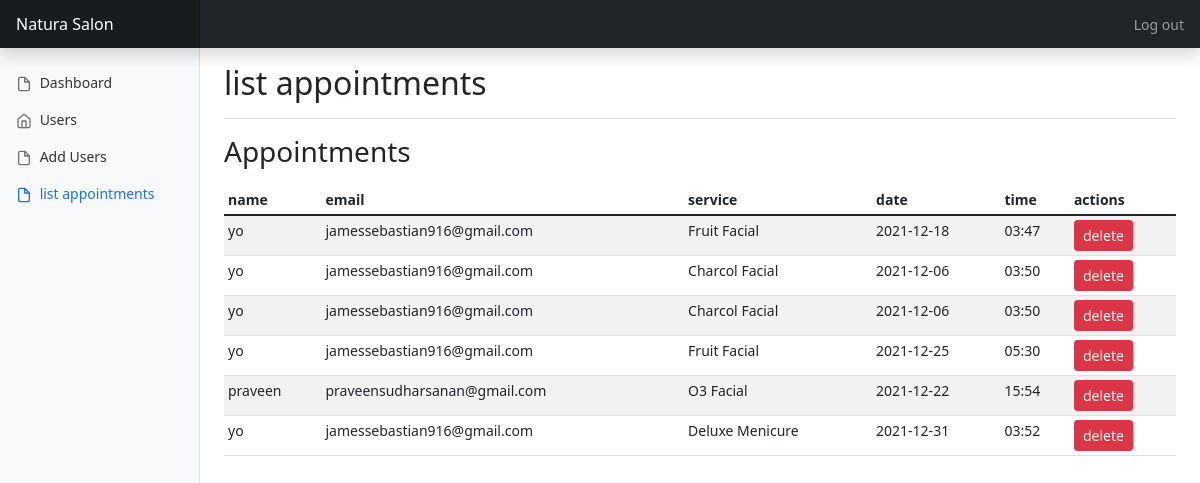
Screenshot of /admin-listAppointments.php (signed in) with the database file from the repository.
### tables this page shows
CREATE TABLE `appointments` (
  `id` int(11) NOT NULL,
  `service` varchar(100) DEFAULT NULL,
  `apt_date` varchar(20) DEFAULT NULL,
  `apt_time` varchar(20) DEFAULT NULL,
  `user_id` int(11) DEFAULT NULL,
  `creation_date` timestamp NOT NULL DEFAULT current_timestamp(),
  `modification_date` timestamp NOT NULL DEFAULT current_timestamp() ON UPDATE current_timestamp()
);

CREATE TABLE `users` (
  `id` int(11) NOT NULL,
  `name` varchar(100) NOT NULL CHECK (octet_length(`name`) > 0),
  `type` enum('admin','customer') NOT NULL CHECK (octet_length(`type`) > 0),
  `email` varchar(100) NOT NULL CHECK (octet_length(`email`) > 0),
  `password` text NOT NULL CHECK (octet_length(`password`) > 0),
  `creation_date` timestamp NOT NULL DEFAULT current_timestamp(),
  `modification_date` timestamp NOT NULL DEFAULT current_timestamp() ON UPDATE current_timestamp()
);

### models/appointments.php (called while the page is built, shortened)
<?php
function getAllAppointmentsList()
{
    global $conn;
    $sql = "SELECT
    			ap.id,
    			u.name,
    			u.email,
				ap.service,
				ap.apt_date,
				ap.apt_time
    		FROM users u
    		JOIN appointments ap
    		ON u.id=ap.user_id;";
    $result = $conn->query($sql);
    return $result;
}

### templates/appointmentsListingTable.php (the view, shortened to what this page needs)
<div class="table-responsive">
  <table class="table table-striped table-sm">
    <thead>
      <tr>
        <th scope="col">name</th>
        <th scope="col">email</th>
        <th scope="col">service</th>
        <th scope="col">date</th>
        <th scope="col">time</th>
        <th>actions</th>
      </tr>
    </thead>
    <tbody>
      <?php while($row = $result->fetch_assoc()) {?>
      <tr>
        <td><?php echo $row['name']; ?></td>
        <td><?php echo $row['email']; ?></td>
        <td><?php echo $row['service']; ?></td>
        <td><?php echo $row['apt_date']; ?></td>
        <td><?php echo $row['apt_time']; ?></td>
        <td>
          <form style="display: inline;" method="post" action="<?php echo htmlspecialchars($_SERVER["PHP_SELF"]);?>">
            <input type="submit" value="delete" class="btn btn-danger btn-sm">
          </form>
        </td>
      </tr>
       <?php } ?>
    </tbody>
  </table>
</div>

### dashboard.css (style rules this page uses)
body { font-size: .875rem; }

### rows the page displays
appointments: user.name "yo", user.email "jamessebastian916@gmail.com", service "Fruit Facial", apt_date "2021-12-18", apt_time "03:47"
appointments: user.name "yo", user.email "jamessebastian916@gmail.com", service "Charcol Facial", apt_date "2021-12-06", apt_time "03:50"
appointments: user.name "yo", user.email "jamessebastian916@gmail.com", service "Charcol Facial", apt_date "2021-12-06", apt_time "03:50"
appointments: user.name "yo", user.email "jamessebastian916@gmail.com", service "Fruit Facial", apt_date "2021-12-25", apt_time "05:30"
appointments: user.name "praveen", user.email "praveensudharsanan@gmail.com", service "O3 Facial", apt_date "2021-12-22", apt_time "15:54"
appointments: user.name "yo", user.email "jamessebastian916@gmail.com", service "Deluxe Menicure", apt_date "2021-12-31", apt_time "03:52"
